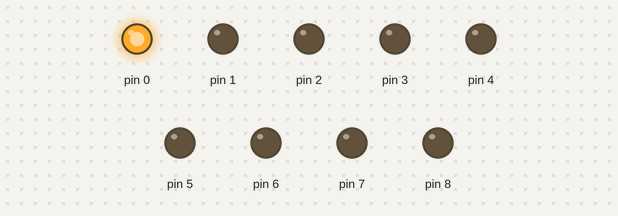
The sketch below on a simulated Arduino Uno, built with avr-gcc and run on an emulated ATmega328P. Parts: output pins drawn as LEDs (lit = HIGH).

Above: at 0.1 s.
At 7.3 s:
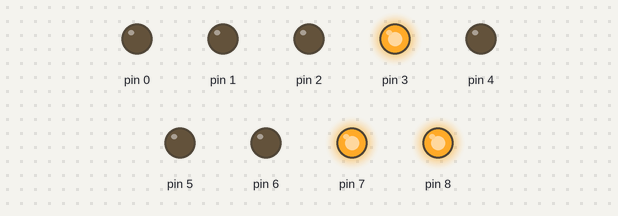
At 14.8 s:
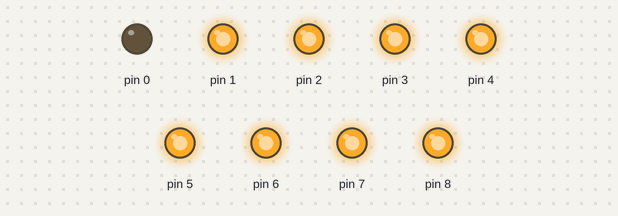
At 15.6 s:
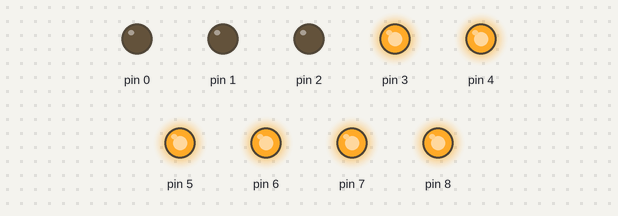
At 16.8 s:
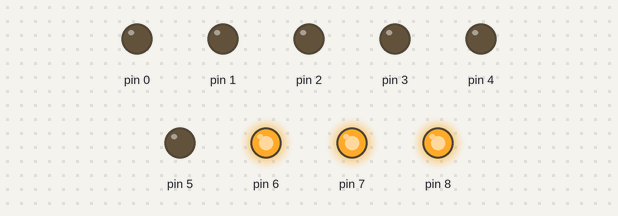
At 31.6 s:
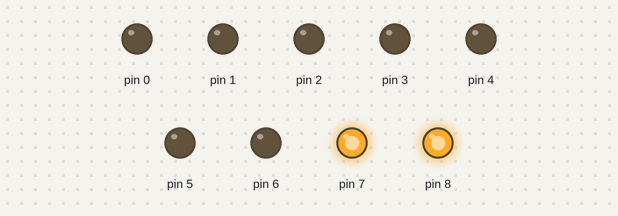
Timing chart, 0 to 40.0 s (numbered marks = the images above):
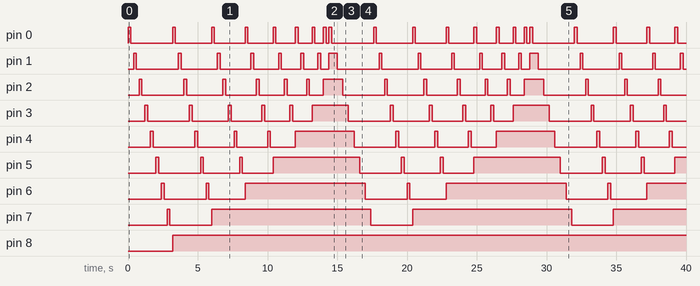

The sketch:

try_ino.ino
```cpp
int pin[8];
void setup() {
  for (int i = 0;i <= 8;i++) {
    pin[i] = i;
    pinMode(i,OUTPUT);
  }
}
void loop() {
  for (int i = 0;i < 8;i++) {
    for (int j = 0;j < 8 - i;j++) {
      digitalWrite(pin[j],HIGH);
      delay(200);
      digitalWrite(pin[j],LOW);
      delay(200);
    }
    digitalWrite(pin[8 - i],HIGH);
  }
}
```

Measured:
- by itself, pin 4: repeats every 14.4 s: LOW 3.0 s, HIGH 0.20 s, LOW 2.6 s, HIGH 0.20 s, LOW 2.2 s, HIGH 0.20 s, LOW 1.8 s, HIGH 4.2 s
- by itself, pin 5: repeats every 14.4 s: LOW 3.0 s, HIGH 0.20 s, LOW 2.6 s, HIGH 0.20 s, LOW 2.2 s, HIGH 6.2 s
- by itself, pin 6: repeats every 14.4 s: LOW 3.0 s, HIGH 0.20 s, LOW 2.6 s, HIGH 8.6 s
- by itself, pin 7: repeats every 14.4 s: LOW 3.0 s, HIGH 11.4 s
- by itself, pin 8: LOW → HIGH at 3.2 s
- by itself, pin 3: repeats every 14.4 s: LOW 3.0 s, HIGH 0.20 s, LOW 2.6 s, HIGH 0.20 s, LOW 2.2 s, HIGH 0.20 s, LOW 1.8 s, HIGH 0.20 s, LOW 1.4 s, HIGH 2.6 s
- by itself, pin 2: repeats every 14.4 s: LOW 3.0 s, HIGH 0.20 s, LOW 2.6 s, HIGH 0.20 s, LOW 2.2 s, HIGH 0.20 s, LOW 1.8 s, HIGH 0.20 s, LOW 1.4 s, HIGH 0.20 s, LOW 1.0 s, HIGH 1.4 s
